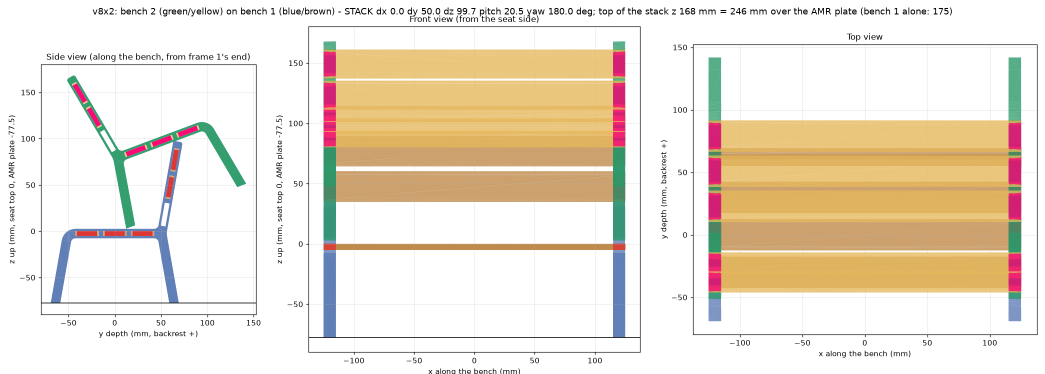
#> input picture 3d-modeling-and-simulation/robot-cell/tests/robot_sim/v8x2_stack.png, 2090 x 748 px (shown at 1/2 size); its folder holds only this picture in this run
$ python count_tm.py ../robot_sim/v8x2_stack.png
#> lines starting #> are read from the running program, lines starting #| are printed output that depends on the picture
### 3d-modeling-and-simulation/robot-cell/tests/vision_lab/calibrate.py
"""Camera calibration for the real cell, with the printed ChArUco board (print_markers.py). Writes camera.json, which
real_capture.py uses to turn a webcam frame + the robot pose into a photo jig_vision.py can measure.

1. intrinsics - the lens (K, distortion), from 10-20 photos of the board (tilted, in all corners of the image):
     python tests/vision_lab/calibrate.py intrinsics calib_shots/            -> camera.json (K, dist)
2a. camera on the tool (eye-in-hand) - where the camera sits on the tool: the board lies still on the table, the robot
    looks at it from 10-15 different poses (tilt 10-25 deg each way, turn the wrist), each saved with its pose:
     python tests/vision_lab/calibrate.py handeye calib_shots/               -> camera.json + T_tool_cam
2b. camera fixed above the table (eye-to-hand) - where the camera is: the board on the table, one photo, and the robot
    tip touched on three board points (origin O, a point on the +x edge, a point on the +y edge; mm, robot base):
     python tests/vision_lab/calibrate.py fixed board.png --O x y z --X x y z --Y x y z   -> camera.json + T_base_cam
   check the printed origin O and the x / y arrows on the board sheet; y runs DOWN the page.

calib_shots/: <name>.png + <name>.json with {"pose": [x, y, z, rx, ry, rz]} (TM pose of the tool, mm / deg) - made by
`real_capture.py calib` (webcam + Modbus), or by the sim test (calibrate_test.py). The pose must be the same TCP that
real_capture.py reads later (Modbus 7001 = the current TCP): don't change the TCP in TMflow between the two.
"""
import argparse
import json
import math
import sys
import time
from pathlib import Path

import cv2
import numpy as np

HERE = Path(__file__).resolve().parent
sys.path.insert(0, str(HERE))
sys.path.insert(0, str(HERE.parent / "robot_sim"))
from print_markers import BOARD  # noqa: E402
import tm5_kin  # noqa: E402

HALF = 0.5                                       # OpenCV pixel centres at whole numbers, our K at +0.5 (see jig_vision)


def board():
    d = cv2.aruco.getPredefinedDictionary(getattr(cv2.aruco, BOARD["dict"]))
    return cv2.aruco.CharucoBoard(BOARD["squares"], BOARD["square_mm"], BOARD["marker_mm"], d)


# Techman's own calibration plate (the one TMflow's calibration uses; used in the lab 2026-11-12/20): a chessboard,
# 18 x 13 squares of 10 mm (Bjørge measured), a dot code in each white square, edges numbered 0-16 / 0-11 =
# 17 x 12 inner corners. findChessboardCornersSB finds all of them through the dot codes (tested 2026-11-20).
TM_PLATE = {"inner": (17, 12), "square_mm": 10.0}
KIND = "charuco"                                  # set by --board


def _tm_plate_corners(grey):
    cols, rows = TM_PLATE["inner"]
#> cols = 17; rows = 12
    ok, p = cv2.findChessboardCornersSB(grey, (cols, rows), flags=cv2.CALIB_CB_EXHAUSTIVE | cv2.CALIB_CB_ACCURACY)
#> ok = False
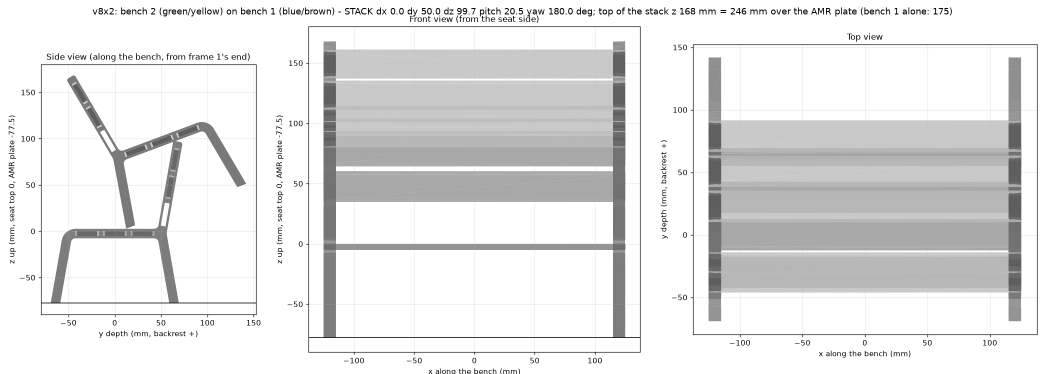
#> grey: shape (748, 2090) (shown at 1/2 size); min 0, max 255, mean 227.8
    if not ok:
        return None
    p = p.reshape(rows, cols, 2)
    # 18 x 13 squares: turned 180 deg the colours swap, so the square diagonally outside corner [0,0] tells the
    # order apart. Keep the order where that square is dark (as in the first lab photo, label corner 0/0).
    # [7 lines left out: function outside_dark, not called in this run]
    d = outside_dark(p)
    if d is False or (d is None and outside_dark(p[::-1, ::-1]) is True):
        p = p[::-1, ::-1]
    s = TM_PLATE["square_mm"]
    obj = np.array([[i * s, j * s, 0.0] for j in range(rows) for i in range(cols)], np.float32)
    return obj, p.reshape(-1, 2).astype(np.float32)


def detect(img):
    """-> (object points Nx3 mm in the board frame, image points Nx2 px) of the visible chessboard corners, or None."""
    if KIND == "tm":
        return _tm_plate_corners(cv2.cvtColor(img, cv2.COLOR_BGR2GRAY) if img.ndim == 3 else img)
    b = board()
    cc, ci, _, _ = cv2.aruco.CharucoDetector(b).detectBoard(cv2.cvtColor(img, cv2.COLOR_BGR2GRAY) if img.ndim == 3 else img)
    if ci is None or len(ci) < 6:
        return None
    obj, imgp = b.matchImagePoints(cc, ci)
    return obj.reshape(-1, 3), imgp.reshape(-1, 2)


# [13 lines left out: function board_pose, not called in this run]


def pose_mat(p):
    return np.array(tm5_kin.pose_to_mat(list(p)), float)


# [89 lines left out: functions shots, intrinsics, handeye, fixed, main, not called in this run]


# [2 lines that do not run on import are left out]

### 3d-modeling-and-simulation/robot-cell/tests/robot_sim/tm5_kin.py
"""Forward and inverse kinematics of the Techman (Omron) TM5-900, without RoboDK. Pure Python, no numpy.

    python robot_cell/tests/robot_sim/tm5_kin.py             self-test: FK -> IK -> FK round trips
    python robot_cell/tests/robot_sim/tm5_kin.py --robodk    + compare FK with RoboDK's TM5-900 (port 20500,
                                                              read only: SolveFK, nothing is moved or added)

Geometry: Techman's own nominal model of the TM5-900, tm5-900-nominal.urdf in Techman Robot's ROS driver
(github.com/TechmanRobotInc/tmr_ros1, branch noetic, tm_description/urdf/tm5-900-nominal.urdf):
    joint      origin xyz [mm]            origin rpy [deg]     limit [deg]
    J1         (0, 0, 145.2)              (0, 0, 0)            +-270
    J2         (0, 0, 0)                  (-90, -90, 0)        +-180
    J3         (429, 0, 0)                (0, 0, 0)            +-155
    J4         (411.5, 0, -122.3)         (0, 0, 90)           +-180
    J5         (0, -106, 0)               (90, 0, 0)           +-180
    J6         (0, -113.15, 0)            (90, 0, 0)           +-270
every joint turning about its own z. That is the same layout as a UR arm (shoulder offset 122.3 mm along
the parallel J2/J3/J4 axes, offset wrist), and the zero pose is the arm straight up. The real robot adds a
per-robot calibration (Delta-DH) to this nominal model; TMflow's poses therefore differ by up to a few mm
from these (see the report in __main__ for the numbers against the poses logged on our robot).

Poses are TM's: [x, y, z, rx, ry, rz] in mm and degrees, flange in the robot base frame, R = Rz Ry Rx -
the same as robomath.Pose_2_Techman and Coord_Robot_Flange in the Ethernet Slave stream.
IK: damped least squares from the current joints (the mock's moves are small steps from where the robot
is), and for big jumps from a few extra seeds, the solution nearest the current joints wins.
"""
import math

#           d1     a2     a3     d4     d5     d6   [mm]
GEOMETRY = {"techman": (145.2, 429.0, 411.5, 122.3, 106.0, 113.15),     # tm5-900-nominal.urdf (above)
            "robodk": (145.2, 429.0, 411.0, 122.3, 106.5, 114.15)}      # Omron-TM5-900.robot, measured with
                                                                       # SolveFK: a3, d5, d6 differ by 0.5-1 mm
LIMITS = [(-270, 270), (-180, 180), (-155, 155), (-180, 180), (-180, 180), (-270, 270)]
LIMIT_SLACK = 2.0                 # deg past LIMITS still accepted: our robot logged J3 = -156.0 (real_points.json)


def use(name):
    """Switch the link lengths: "techman" (default) or "robodk" (to match the RoboDK station exactly)."""
    global D1, A2, A3, D4, D5, D6, CHAIN, _FIXED
    D1, A2, A3, D4, D5, D6 = GEOMETRY[name]
    CHAIN = [((0, 0, D1), (0, 0, 0)), ((0, 0, 0), (-90, -90, 0)), ((A2, 0, 0), (0, 0, 0)),
             ((A3, 0, -D4), (0, 0, 90)), ((0, -D5, 0), (90, 0, 0)), ((0, -D6, 0), (90, 0, 0))]
    _FIXED = [pose_to_mat(list(xyz) + list(rpy)) for xyz, rpy in CHAIN]


# --- 4x4 matrices as lists of rows
def matmul(a, b):
    return [[sum(a[i][k] * b[k][j] for k in range(4)) for j in range(4)] for i in range(4)]


def rot(a, b, c):
    """R = Rz(c) Ry(b) Rx(a), degrees (TM pose angles; also URDF rpy = (a, b, c))."""
    a, b, c = math.radians(a), math.radians(b), math.radians(c)
    ca, sa, cb, sb, cc, sc = math.cos(a), math.sin(a), math.cos(b), math.sin(b), math.cos(c), math.sin(c)
    return [[cc * cb, cc * sb * sa - sc * ca, cc * sb * ca + sc * sa],
            [sc * cb, sc * sb * sa + cc * ca, sc * sb * ca - cc * sa],
            [-sb, cb * sa, cb * ca]]


def pose_to_mat(p):
    r = rot(*p[3:6])
    return [r[0] + [p[0]], r[1] + [p[1]], r[2] + [p[2]], [0, 0, 0, 1]]


# [8 lines left out: function mat_to_pose, not called in this run]


use("techman")


# [8 lines left out: function frames, not called in this run]


def fk_mat(joints):
    return frames(joints)[-1]


def fk(joints):
    """Flange pose [x, y, z, rx, ry, rz] (TM convention) for joints [deg]."""
    return mat_to_pose(fk_mat(joints))


def within_limits(joints, margin=-LIMIT_SLACK):
    return all(lo + margin <= q <= hi - margin for q, (lo, hi) in zip(joints, LIMITS))


# [114 lines left out: functions reachable, _err, _jacobian, _solve, _dls, _wrap_near and 1 more, not called in this run]


class TM5Kin:
    """Drop-in for tmflow_mock.RoboDK: ik(flange, near), fk(joints), show(joints) (show is a no-op;
    the browser view reads the joints from the mock's SSE stream)."""

    def ik(self, flange, near):
        return ik(flange, near)

    def fk(self, joints):
        return fk(joints)

    def show(self, joints):
        pass


# [4 lines left out: function pose_error, not called in this run]


# [59 lines that do not run on import are left out]

### 3d-modeling-and-simulation/robot-cell/tests/vision_lab/count_tm.py
"""Count the Techman-plate corners in calibration photos (calibrate.py --board tm). Usage: count_tm.py <png>..."""
import sys
import cv2
import calibrate as C
C.KIND = "tm"
for f in sys.argv[1:]:
    r = C.detect(cv2.imread(f))
#> r = None
    print(f"{f}: {'NOT FOUND' if r is None else str(len(r[0])) + ' corners'}")
#| ../robot_sim/v8x2_stack.png: NOT FOUND
